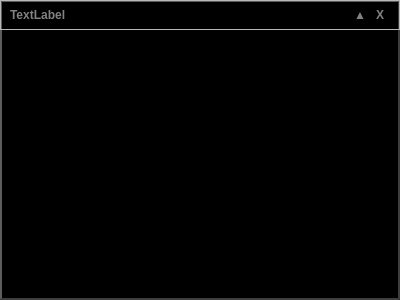
<?xml version="1.0" encoding="UTF-8"?>
<ui version="4.0">
 <class>ATCDialog</class>
 <widget class="QDialog" name="ATCDialog">
  <property name="geometry">
   <rect>
    <x>0</x>
    <y>0</y>
    <width>400</width>
    <height>300</height>
   </rect>
  </property>
  <property name="windowTitle">
   <string>Dialog</string>
  </property>
  <property name="styleSheet">
   <string notr="true">QDialog
{
	background-color: #000000;
}

QFrame#frameDialog
{
	background-color: #000000;
	border-style: outset;
	border-width: 2px;
	border-color: #3e3e3e;
}

QPushButton#buttonClose
{
	color: #828282;
	background-color: #000000;
	border-style: none;
	font: bold;
}

QPushButton#buttonClose::hover
{
	color: #ffffff;
	background-color: #000000;
	border-style: none;
	font: bold;
}

QPushButton#buttonMinMax
{
	color: #828282;
	background-color: #000000;
	border-style: none;
	font: bold;
}

QPushButton#buttonMinMax::hover
{
	color: #ffffff;
	background-color: #000000;
	border-style: none;
	font: bold;
}

QLabel#labelTitle
{
	color: #828282;
	font: bold;
}

QPushButton:disabled
{
	color: #323232;
	font: 12px;
	background-color: #000000;
	border-style: outset;
	border-width: 2px;
	border-color: #3e3e3e;
}

QPushButton:enabled
{
	color: #c8c8c8;
	font: 12px;
	background-color: #000000;
	border-style: outset;
	border-width: 2px;
	border-color: #3e3e3e;
}

QPushButton::hover
{
	background-color: #2d2d2d;
}

QPushButton::pressed
{
	background-color: #3c3c3c;
}

QLabel
{
	color: #c8c8c8;
}</string>
  </property>
  <widget class="QFrame" name="frameDialog">
   <property name="geometry">
    <rect>
     <x>0</x>
     <y>0</y>
     <width>400</width>
     <height>300</height>
    </rect>
   </property>
   <property name="frameShape">
    <enum>QFrame::StyledPanel</enum>
   </property>
   <property name="frameShadow">
    <enum>QFrame::Raised</enum>
   </property>
   <widget class="QFrame" name="frameTitleBar">
    <property name="geometry">
     <rect>
      <x>0</x>
      <y>0</y>
      <width>400</width>
      <height>30</height>
     </rect>
    </property>
    <property name="frameShape">
     <enum>QFrame::StyledPanel</enum>
    </property>
    <property name="frameShadow">
     <enum>QFrame::Raised</enum>
    </property>
    <widget class="QPushButton" name="buttonMinMax">
     <property name="geometry">
      <rect>
       <x>350</x>
       <y>5</y>
       <width>20</width>
       <height>20</height>
      </rect>
     </property>
     <property name="sizePolicy">
      <sizepolicy hsizetype="Fixed" vsizetype="Fixed">
       <horstretch>20</horstretch>
       <verstretch>20</verstretch>
      </sizepolicy>
     </property>
     <property name="minimumSize">
      <size>
       <width>20</width>
       <height>20</height>
      </size>
     </property>
     <property name="baseSize">
      <size>
       <width>0</width>
       <height>0</height>
      </size>
     </property>
     <property name="focusPolicy">
      <enum>Qt::NoFocus</enum>
     </property>
     <property name="text">
      <string>▲</string>
     </property>
    </widget>
    <widget class="QPushButton" name="buttonClose">
     <property name="geometry">
      <rect>
       <x>370</x>
       <y>5</y>
       <width>20</width>
       <height>20</height>
      </rect>
     </property>
     <property name="sizePolicy">
      <sizepolicy hsizetype="Fixed" vsizetype="Fixed">
       <horstretch>20</horstretch>
       <verstretch>20</verstretch>
      </sizepolicy>
     </property>
     <property name="minimumSize">
      <size>
       <width>20</width>
       <height>20</height>
      </size>
     </property>
     <property name="baseSize">
      <size>
       <width>0</width>
       <height>0</height>
      </size>
     </property>
     <property name="focusPolicy">
      <enum>Qt::NoFocus</enum>
     </property>
     <property name="text">
      <string>X</string>
     </property>
    </widget>
    <widget class="QLabel" name="labelTitle">
     <property name="geometry">
      <rect>
       <x>10</x>
       <y>0</y>
       <width>200</width>
       <height>30</height>
      </rect>
     </property>
     <property name="text">
      <string>TextLabel</string>
     </property>
    </widget>
   </widget>
  </widget>
 </widget>
 <resources/>
 <connections/>
</ui>
